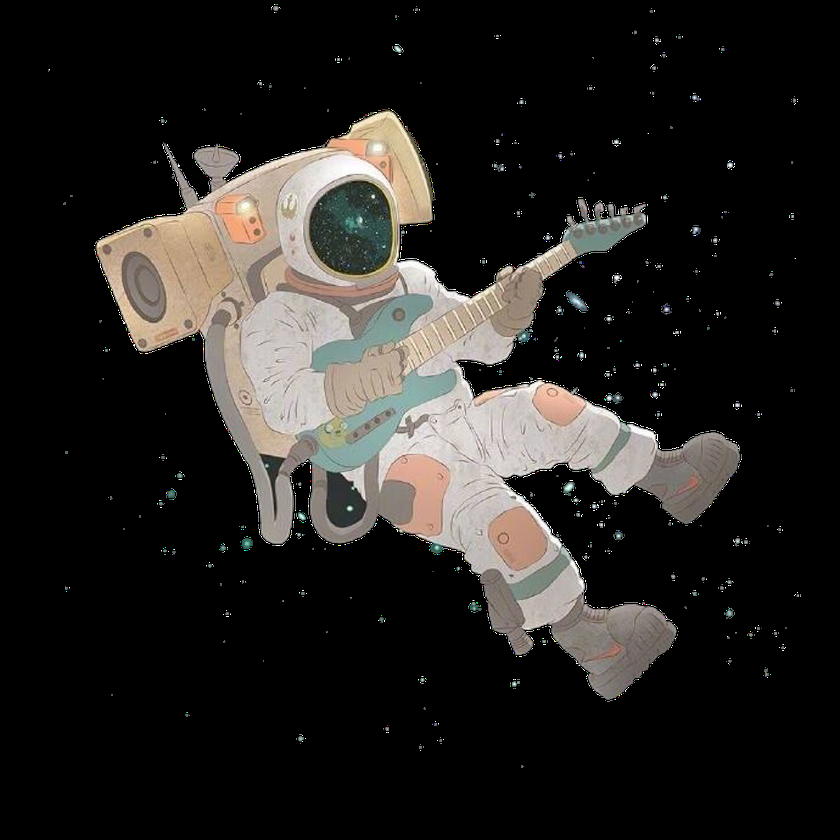
#> input picture logo_Stan.png, 840 x 840 px, shrunk from 1200 x 1200 before the run, found by its file name
$ python cv2_test.py
#> lines starting #> are read from the running program, lines starting #| are printed output that depends on the picture
import cv2
import matplotlib.pyplot as plt
import os
path = "logo_stan.png"

im = cv2.imread(path)
#> im is the input picture: shape (840, 840, 3); mean B, G, R 33.2, 35.7, 37.8
im_seg = im[0:100, 0:100, :]
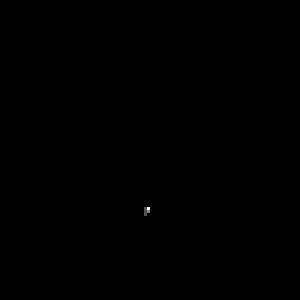
#> im_seg: shape (100, 100, 3) (shown 3 times larger); min 0, max 255, mean 0.1

# save the image
cv2.imwrite(os.path.join("test/logo_stan_seg.png"), im_seg)


plt.imshow(im_seg)
plt.show()
